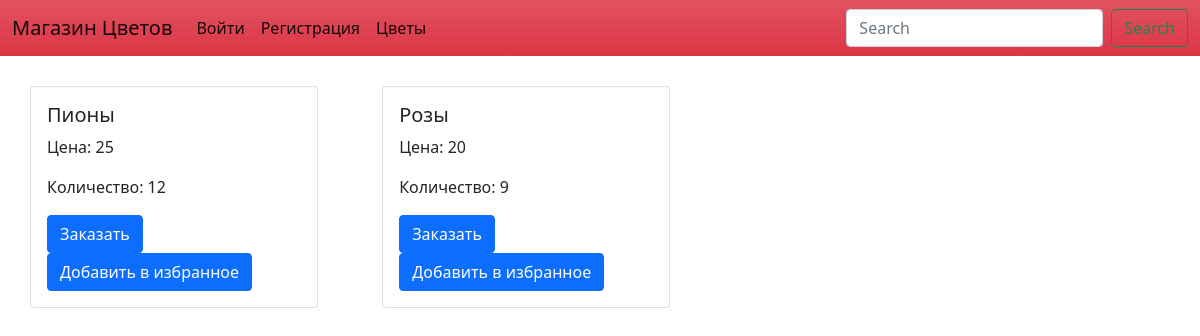
The app's page /flowers/, older data.
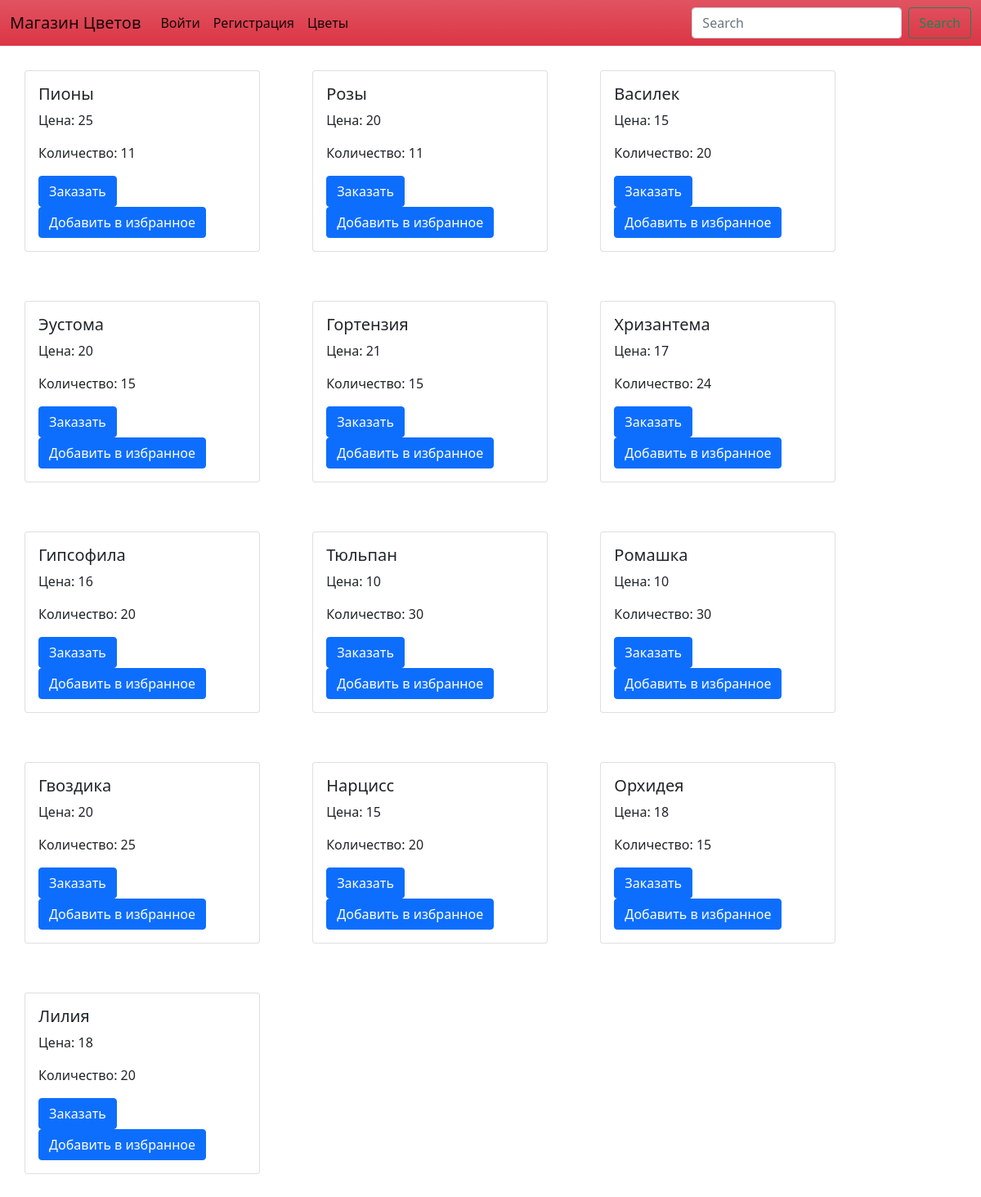
The same page, newer data.
### store/models.py (models this page shows, shortened)
class Flower(models.Model):
    name = models.CharField(max_length=30, null=False, blank=False)
    price = models.IntegerField(null=False, blank=False)
    quantity = models.IntegerField(null=False, blank=False)
    def __str__(self):
        return self.name

### store/views.py (the view)
# urls.py: path('flowers/', views.FlowerList.as_view(), name="flowers"),
class FlowerList(ListView):
    model = Flower
    template_name = "flower_list.html"

### templates/flower_list.html (shortened to what this page needs)
{% extends 'base.html' %}
{% block content%}
    {% for object in object_list %}
    <div class="card" style="width: 18rem; margin: 30px; display:inline-block;">
        <div class="card-body">
          <h5 class="card-title">{{object}}</h5>
          <p class="card-text">Цена: {{object.price}}</p>
          <p class="card-text">Количество: {{object.quantity}}</p>
          {% if user.is_staff%}
          <a href="{% url 'update_flower' object.id %}" class="btn btn-success">Обновить</a>
          <a href="{% url 'delete_flower' object.id %}" class="btn btn-danger">Удалить</a>
          {% else %}
          <a href="{% url 'make_order' object.id %}" class="btn btn-primary">Заказать</a>
          <a href="{% url 'add_to_favorite' object.id %}" class="btn btn-primary">Добавить в избранное</a>
          {% endif%}
        </div>
      </div>
    {% endfor %}
    <br>
{%endblock%}

### templates/base.html (shortened to what this page needs)
<!doctype html>
<html lang="en">
  <head>
    <link href="https://cdn.jsdelivr.net/npm/bootstrap@5.0.2/dist/css/bootstrap.min.css" rel="stylesheet">
  </head>
  <body class="{% block body_class %}{% endblock %}">
    <nav class="navbar navbar-expand-lg navbar-light bg-danger bg-gradient" style="color: white;">
        <div class="container-fluid">
          <a class="navbar-brand " href="#">Магазин Цветов</a>
          <div class="collapse navbar-collapse" id="navbarSupportedContent">
            <ul class="navbar-nav me-auto mb-2 mb-lg-0">
              {% if user.is_authenticated%}
                <li class="nav-item">
                  <a class="nav-link active" aria-current="page" href="{% url 'profile' %}">Привет, {{user.username}}!</a>
                </li>
                {% if user.is_staff %}
                  <li class="nav-item">
                    <a class="nav-link active" aria-current="page" href="{% url 'order_list' %}">Заказы</a>
                  </li>
                {% endif %}
                <li class="nav-item">
                  <a class="nav-link active" aria-current="page" href="{% url 'logout'%}">Выйти</a>
                </li>
              {% else %}
              <li class="nav-item">
                <a class="nav-link active" aria-current="page" href="{% url 'login'%}">Войти</a>
              </li>
              <li class="nav-item">
                <a class="nav-link active" href="{% url 'signup'%}">Регистрация</a>
              </li>
              {% endif %}
              <li class="nav-item">
                <a class="nav-link active" href="{% url 'flowers'%}">Цветы</a>
              </li>
            </ul>
            <form class="d-flex">
              <input class="form-control me-2" type="search" placeholder="Search" aria-label="Search">
              <button class="btn btn-outline-success" type="submit">Search</button>
            </form>
          </div>
        </div>
      </nav>
    {% block content %}
    {% endblock %}
  </body>
</html>

Row changes from the older to the newer data that the page shows:
changed Flower "Пионы": quantity "12" → "11"
changed Flower "Розы": quantity "9" → "11"
added Flower: name "Василек", price "15", quantity "20"
added Flower: name "Эустома", price "20", quantity "15"
added Flower: name "Гортензия", price "21", quantity "15"
added Flower: name "Хризантема", price "17", quantity "24"
added Flower: name "Гипсофила", price "16", quantity "20"
added Flower: name "Тюльпан", price "10", quantity "30"
added Flower: name "Ромашка", price "10", quantity "30"
added Flower: name "Гвоздика", price "20", quantity "25"
added Flower: name "Нарцисс", price "15", quantity "20"
added Flower: name "Орхидея", price "18", quantity "15"
added Flower: name "Лилия", price "18", quantity "20"
